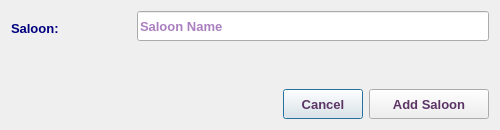
<?xml version="1.0" encoding="UTF-8"?>
<ui version="4.0">
 <class>AddSaloonDialog</class>
 <widget class="QDialog" name="AddSaloonDialog">
  <property name="geometry">
   <rect>
    <x>0</x>
    <y>0</y>
    <width>500</width>
    <height>130</height>
   </rect>
  </property>
  <property name="sizePolicy">
   <sizepolicy hsizetype="Fixed" vsizetype="Fixed">
    <horstretch>0</horstretch>
    <verstretch>0</verstretch>
   </sizepolicy>
  </property>
  <property name="minimumSize">
   <size>
    <width>500</width>
    <height>130</height>
   </size>
  </property>
  <property name="maximumSize">
   <size>
    <width>501</width>
    <height>131</height>
   </size>
  </property>
  <property name="font">
   <font>
    <family>Tahoma</family>
    <pointsize>10</pointsize>
   </font>
  </property>
  <property name="windowTitle">
   <string>Add New Saloon</string>
  </property>
  <property name="windowIcon">
   <iconset resource="../../../../image.qrc">
    <normaloff>:/Image/add.png</normaloff>:/Image/add.png</iconset>
  </property>
  <layout class="QVBoxLayout" name="verticalLayout">
   <item>
    <layout class="QHBoxLayout" name="horizontalLayout_3">
     <item>
      <widget class="QLabel" name="label">
       <property name="minimumSize">
        <size>
         <width>120</width>
         <height>30</height>
        </size>
       </property>
       <property name="maximumSize">
        <size>
         <width>120</width>
         <height>25</height>
        </size>
       </property>
       <property name="font">
        <font>
         <family>Tahoma</family>
         <pointsize>10</pointsize>
         <weight>75</weight>
         <bold>true</bold>
        </font>
       </property>
       <property name="styleSheet">
        <string notr="true">color: rgb(0, 0, 127);</string>
       </property>
       <property name="text">
        <string>Saloon:</string>
       </property>
      </widget>
     </item>
     <item>
      <widget class="QLineEdit" name="saloonLE">
       <property name="sizePolicy">
        <sizepolicy hsizetype="Expanding" vsizetype="Preferred">
         <horstretch>0</horstretch>
         <verstretch>0</verstretch>
        </sizepolicy>
       </property>
       <property name="minimumSize">
        <size>
         <width>100</width>
         <height>30</height>
        </size>
       </property>
       <property name="maximumSize">
        <size>
         <width>8000</width>
         <height>30</height>
        </size>
       </property>
       <property name="font">
        <font>
         <family>Tahoma</family>
         <pointsize>10</pointsize>
         <weight>75</weight>
         <bold>true</bold>
        </font>
       </property>
       <property name="styleSheet">
        <string notr="true">color: rgb(85, 0, 127);</string>
       </property>
       <property name="placeholderText">
        <string>Saloon Name</string>
       </property>
      </widget>
     </item>
    </layout>
   </item>
   <item>
    <spacer name="verticalSpacer">
     <property name="font">
      <font>
       <family>Tahoma</family>
       <pointsize>10</pointsize>
      </font>
     </property>
     <property name="orientation">
      <enum>Qt::Vertical</enum>
     </property>
     <property name="sizeHint" stdset="0">
      <size>
       <width>20</width>
       <height>61</height>
      </size>
     </property>
    </spacer>
   </item>
   <item>
    <layout class="QHBoxLayout" name="horizontalLayout">
     <item>
      <spacer name="horizontalSpacer">
       <property name="font">
        <font>
         <family>Tahoma</family>
         <pointsize>10</pointsize>
        </font>
       </property>
       <property name="orientation">
        <enum>Qt::Horizontal</enum>
       </property>
       <property name="sizeHint" stdset="0">
        <size>
         <width>40</width>
         <height>20</height>
        </size>
       </property>
      </spacer>
     </item>
     <item>
      <widget class="QPushButton" name="CancelBtn">
       <property name="sizePolicy">
        <sizepolicy hsizetype="Preferred" vsizetype="Preferred">
         <horstretch>0</horstretch>
         <verstretch>0</verstretch>
        </sizepolicy>
       </property>
       <property name="minimumSize">
        <size>
         <width>50</width>
         <height>30</height>
        </size>
       </property>
       <property name="maximumSize">
        <size>
         <width>200</width>
         <height>30</height>
        </size>
       </property>
       <property name="font">
        <font>
         <family>Tahoma</family>
         <pointsize>10</pointsize>
         <weight>75</weight>
         <bold>true</bold>
        </font>
       </property>
       <property name="styleSheet">
        <string notr="true">color: rgb(92, 53, 102);</string>
       </property>
       <property name="text">
        <string>Cancel</string>
       </property>
      </widget>
     </item>
     <item>
      <widget class="QPushButton" name="okBtn">
       <property name="sizePolicy">
        <sizepolicy hsizetype="Preferred" vsizetype="Preferred">
         <horstretch>0</horstretch>
         <verstretch>0</verstretch>
        </sizepolicy>
       </property>
       <property name="minimumSize">
        <size>
         <width>120</width>
         <height>30</height>
        </size>
       </property>
       <property name="maximumSize">
        <size>
         <width>200</width>
         <height>30</height>
        </size>
       </property>
       <property name="font">
        <font>
         <family>Tahoma</family>
         <pointsize>10</pointsize>
         <weight>75</weight>
         <bold>true</bold>
        </font>
       </property>
       <property name="styleSheet">
        <string notr="true">color: rgb(92, 53, 102);</string>
       </property>
       <property name="text">
        <string>Add Saloon</string>
       </property>
       <property name="icon">
        <iconset resource="../../../../image.qrc">
         <normaloff>:/Image/add.png</normaloff>:/Image/add.png</iconset>
       </property>
       <property name="iconSize">
        <size>
         <width>20</width>
         <height>20</height>
        </size>
       </property>
      </widget>
     </item>
    </layout>
   </item>
  </layout>
 </widget>
 <tabstops>
  <tabstop>saloonLE</tabstop>
  <tabstop>okBtn</tabstop>
  <tabstop>CancelBtn</tabstop>
 </tabstops>
 <resources>
  <include location="../../../../image.qrc"/>
 </resources>
 <connections/>
</ui>
